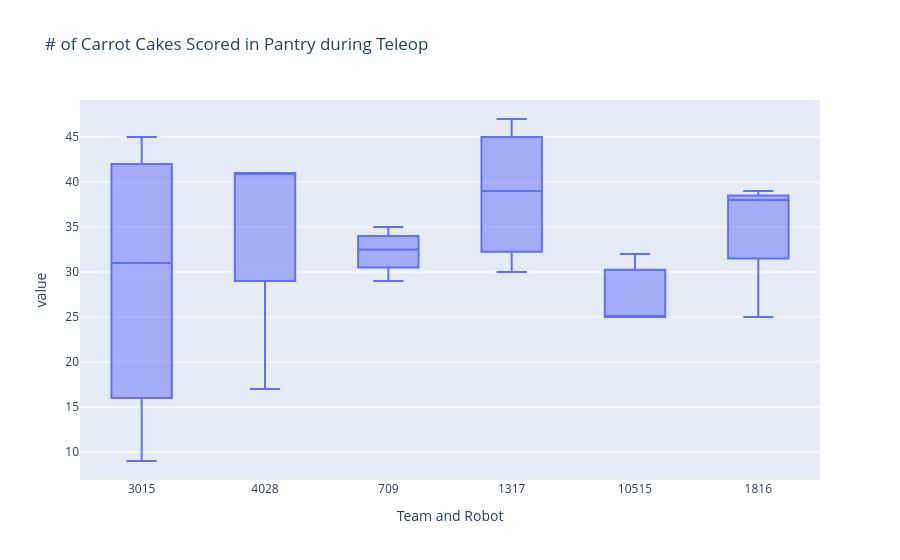

Write notebook code for a chart like this one.
### Code cell
# total pantry carrot cake tele (box + whisker)
scouted_data["telCarrotCake"] = scouted_data["telCarrotCakeL1"] + scouted_data["telCarrotCakeL2"] + scouted_data["telCarrotCakeL3"]
#result = scouted_data.groupby("Team and Robot").mean(numeric_only = True).reset_index()
result = scouted_data[scouted_data["Team and Robot"].isin(["3015", "1317", "10515", "1816", "4028", "709"])]
fig = px.box(result, y=["telCarrotCake"], x="Team and Robot",title=("# of Carrot Cakes Scored in Pantry during Teleop"))
fig
#result

### Figure 1 — Plotly figure (JSON) as saved in the notebook; plotly's stock layout.template omitted (floating-point values rounded to 4 significant figures)
{"data": [{"alignmentgroup": "True", "hovertemplate": "Team and Robot=%{x}<br>value=%{y}<extra></extra>", "legendgroup": "", "marker": {"color": "#636efa"}, "name": "", "notched": false, "offsetgroup": "", "orientation": "v", "showlegend": false, "type": "box", "x": ["3015", "4028", "709", "1317", "10515", "1816", "3015", "4028", "1816", "3015", "1317", "10515", "1816", "4028", "709", "709", "1816", "3015", "1317", "709", "10515", "4028"], "x0": " ", "xaxis": "x", "y": [39, 41, 33, 30, 25, 38, 23, 41, 25, 45, 47, 32, 38, 41, 35, 29, 39, 9, 39, 32, 25, 17], "y0": " ", "yaxis": "y"}], "layout": {"boxmode": "group", "legend": {"tracegroupgap": 0}, "title": {"text": "# of Carrot Cakes Scored in Pantry during Teleop"}, "xaxis": {"anchor": "y", "domain": [0, 1], "title": {"text": "Team and Robot"}}, "yaxis": {"anchor": "x", "domain": [0, 1], "title": {"text": "value"}}}}
